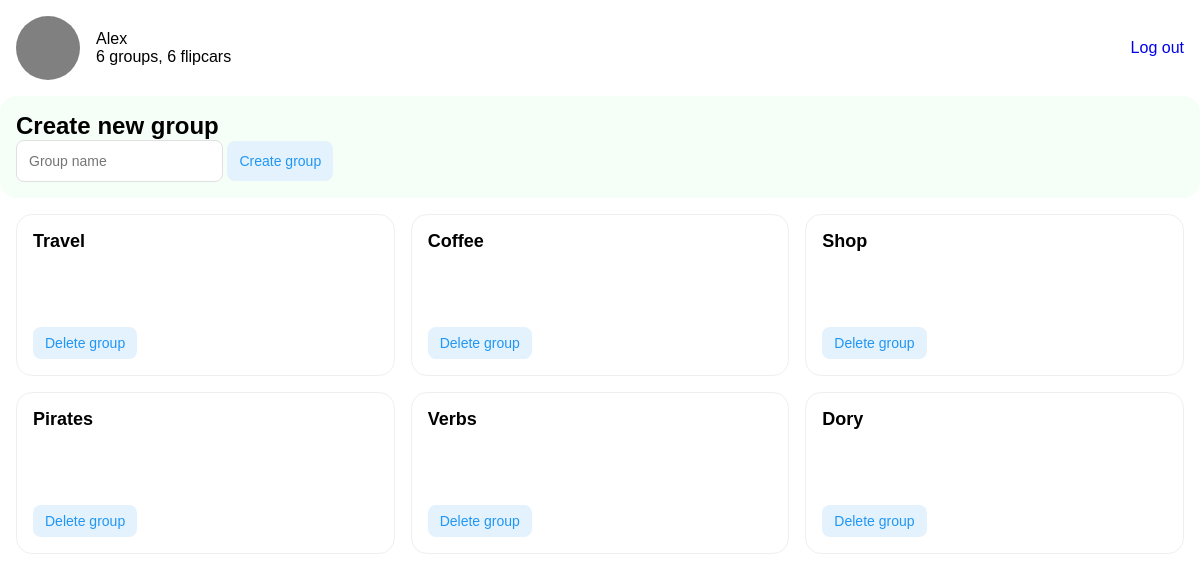
The page / (signed in) on the database its author committed.
### tables this page shows
CREATE TABLE users (
    id INTEGER,
    user_id TEXT,
    password TEXT,
    PRIMARY KEY(id)
);

CREATE TABLE groups (
    id INTEGER,
    user_id INTEGER,
    group_name TEXT,
    PRIMARY KEY(id),
    FOREIGN KEY(user_id) REFERENCES users(id)
);

### app.py (the view)
@app.route('/', methods=['GET', 'POST'])
@login_required
def index():
    if request.method == 'POST':
        if not request.form.get('group_name'):
            return render_template('error.html', error_type='Empty group name', error_message='Empty group name')
        Group.new(request.form.get('group_name'), session['user_id'])
        return redirect('/')
    else:
        groups = Group.load(session['user_id'])
        userdata = User.get(session['user_id'])
        return render_template('index.html', groups=groups, userdata=userdata)

### app.py (called while the page is built)
def login_required(f):
    @wraps(f)
    def decorated_function(*args, **kwargs):
        if session.get("user_id") is None:
            return redirect("/login")
        return f(*args, **kwargs)
    return decorated_function

@app.after_request
def after_request(response):
    response.headers['Cache-Control'] = 'no-cache, no-store, must-revalidte'
    response.headers['Expires'] = 0
    response.headers['Pragma'] = 'no-cache'
    return response

### flipcard.py (called while the page is built)
    @classmethod
    def load(cls, user_id):
        rows = db.execute('SELECT id, group_name FROM groups WHERE user_id = ?', user_id)
        groups = list()
        for row in rows:
            group = cls(row['id'], row['group_name'])
            groups.append(group)
        return groups

    @classmethod
    def load(cls, group_id):
        rows = db.execute('SELECT * FROM words WHERE group_id = ?', group_id)
        flipcards = list()
        for row in rows:
            flipcard = cls(row['id'], group_id, row['word'], row['definition'], row['curve'])
            flipcards.append(flipcard)
        return flipcards

    @classmethod
    def get(cls, id):
        all_groups = Group.load(id)
        all_flipcards = []
        for group in all_groups:
            flipcards = Flipcard.load(group.id)
            for flipcard in flipcards:
                all_flipcards.append(flipcard)
        username = db.execute('SELECT user_id FROM users WHERE id = ?', id)
        username = str(username[0]['user_id']).capitalize()
        return cls(id, username, all_groups, all_flipcards)

### templates/index.html (shortened to what this page needs)
{% extends 'layout.html' %}
{% block body %}
    <div class="card green">
        <div class='ui'>
            <h2>Create new group</h2>
            <form action='/' method='post'>
                <input class="large" autofocus autocomplete='off' name='group_name' placeholder='Group name' type='text'>
                <button class='large settings' type='submit'>Create group</button>
            </form>
        </div>
    </div>
    <div class='group-grid'>
    {% for group in groups %}
        <div class="card white">
            <a href='/group/{{ group.name }}'>
                <div class='groups ui'>
                    <h3>{{ group.name }}</h3>
                    <form action='/delete_group' method='post'>
                        <button class="small settings" type='submit'>Delete group</button>
                    </form>
                </div>
            </a>
        </div>
    {% endfor %}
    </div>
{% endblock %}

### templates/layout.html (shortened to what this page needs)
<!DOCTYPE = html>
<html>
    <head>
        <link rel="stylesheet" type="text/css" href="/static/style.css">
    </head>
    <body>
            {% if session['user_id'] %}
            <nav>
                <div class='userdata'>
                    <div>
                        <a href='/'>
                            <div class='circle'></div>
                        </a>
                    </div>
                    <div>
                        <div>{{ userdata.username }}</div>
                        <div class='usergroups'>
                            <div>{{ userdata.groups|length }} groups,&nbsp;</div>
                            <div>{{ userdata.flipcards|length }} flipcars</div>
                        </div>
                    </div>
                </div>
                <div>
                    <a href='/logout'>Log out</a>
                </div>
            </nav>
            {% endif %}
        {% block body %}{% endblock %}
    </body>
</html>

### static/style.css (style rules this page uses)
*, *::before, *::after { margin: 0; padding: 0; box-sizing: border-box; }
:root { --color-bg-primary: #ffffff; --color-light-green: #F6FFF7; --color-button-primary: #2196F3; --color-button-secondary: #E3F2FD; --border-radius-small: 8px; --border-radius-normal: 16px; --font-small: 14px; font-family: 'Helvetica'; }
a { margin: 0; padding: 0; text-decoration: none; }
h2 { font-size: 24px; color: black; }
h3 { font-size: 18px; color: black; }
.group-grid { display: flex; flex-wrap: wrap; margin: 16px; gap: 16px; }
.group-grid .card { width: clamp(30vw, 30%, 50vw); flex: 1 1 auto; }
.group-grid .card .ui { height: 160px; display: flex; flex-direction: column; justify-content: space-between; }
.card { border-radius: var(--border-radius-normal); box-sizing: border-box; }
.card.white { background-color: var(--color-bg-primary); border: 1px solid #EFEFEC; }
.card.green { background-color: var(--color-light-green, grey); }
.ui { padding: 16px; }
.ui > form { margin-right: 16px; }
input { border: 1px solid #E0E0E0; border-radius: var(--border-radius-small); font-size: var(--font-small); }
input.large { padding: 12px; }
button { border: 0px; border-radius: var(--border-radius-small); font-size: var(--font-small); }
button.small { padding: 8px 12px; }
button.large { padding: 12px; }
button.settings { background-color: var(--color-button-secondary, blue); color: #2196F3; }
nav { display: flex; justify-content: space-between; align-items: center; margin: 16px; }
nav .circle { width: 64px; height: 64px; background-color: grey; border-radius: 100px; margin-right: 16px; }
nav .userdata { display: flex; align-items: center; }
nav .usergroups { display: flex; }

### rows shown on the page
users: username "Alex"
groups: name "Travel"
groups: name "Coffee"
groups: name "Shop"
groups: name "Pirates"
groups: name "Verbs"
groups: name "Dory"

### other values the page prints
{{ userdata.groups|length }} "6"
{{ userdata.flipcards|length }} "6"
